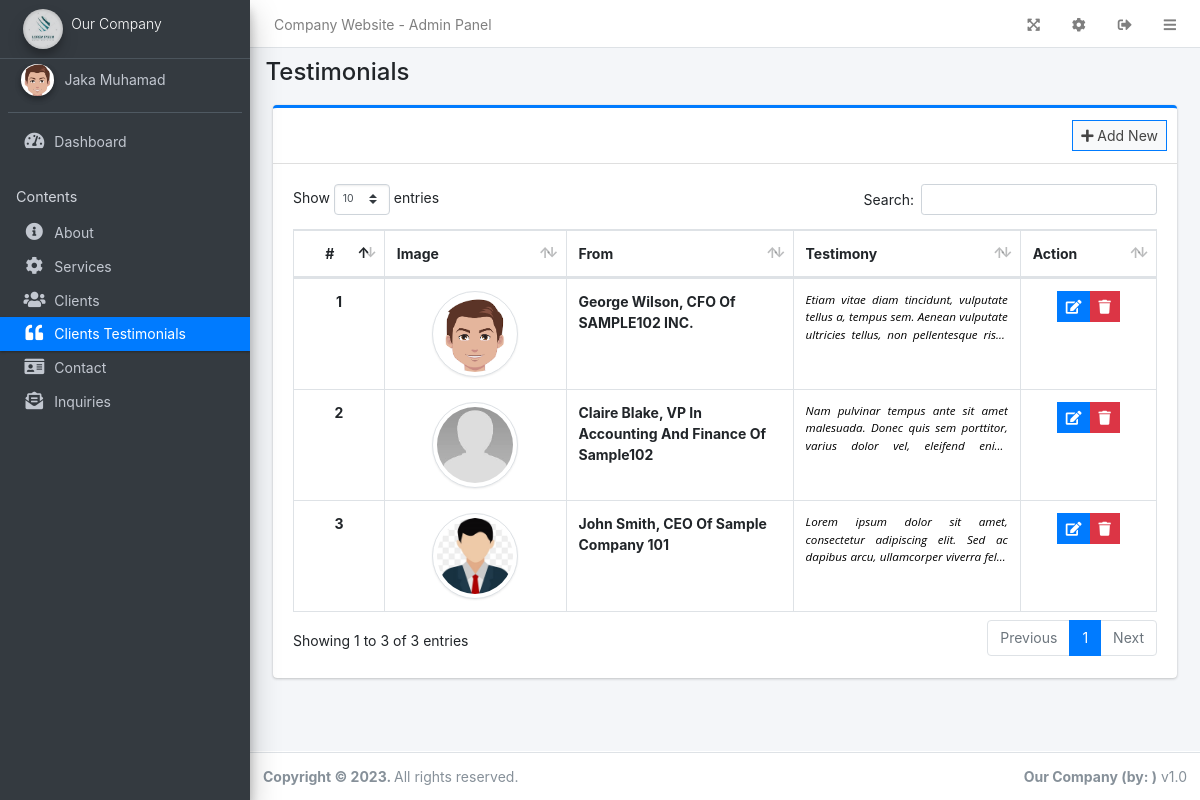
/admin/?page=testimonials (signed in), run on the app's committed database.
### tables this page shows
CREATE TABLE `testimonials` (
  `id` int(30) NOT NULL,
  `message_from` text NOT NULL,
  `message` text NOT NULL,
  `file_path` text NOT NULL,
  `date_created` datetime NOT NULL DEFAULT current_timestamp(),
  `date_updated` datetime DEFAULT NULL ON UPDATE current_timestamp()
);

### config.php (called while the page is built, shortened)
<?php
function validate_image($file){
	if(!empty($file)){
		if(is_file(base_app.$file)){
			return base_url.$file;
		}else{
			return base_url.'dist/img/no-image-available.png';
		}
	}else{
		return base_url.'dist/img/no-image-available.png';
	}
}
?>

### admin/testimonials/index.php (the view, shortened to what this page needs)
<div class="col-lg-12">
	<div class="card card-outline card-primary">
		<div class="card-header">
			<div class="card-tools">
				<a class="btn btn-block btn-sm btn-default btn-flat border-primary new_testimonial" href="javascript:void(0)"><i class="fa fa-plus"></i> Add New</a>
			</div>
		</div>
		<div class="card-body">
			<table class="table tabe-hover table-bordered table-compact" id="list">
				<colgroup>
					<col width="10%">
					<col width="20%">
					<col width="25%">
					<col width="25%">
					<col width="15%">
				</colgroup>
				<thead>
					<tr>
						<th class="text-center">#</th>
						<th>Image</th>
						<th>From</th>
						<th>Testimony</th>
						<th>Action</th>
					</tr>
				</thead>
				<tbody>
					<?php
					$i = 1;
					$qry = $conn->query("SELECT * FROM `testimonials` order by unix_timestamp(`date_updated`) desc, unix_timestamp(`date_created`) desc");
					while($row= $qry->fetch_assoc()):
						$desc = html_entity_decode($row['message']);
					?>
					<tr>
						<th class="text-center"><?php echo $i++ ?></th>
						<td class='text-center'>
							<img src="<?php echo validate_image($row['file_path']) ?>" alt="Testimony Image"  style="object-fit:scale-down;object-position:center center;border-radius: 50%;height: auto;max-width: 55%;" class="img-thumbnail">
						</td>
						<td><b class=""><?php echo ucwords($row['message_from']) ?></b></td>
						<td><small class="truncate"><?php echo $desc ?></small></td>
						<td class="text-center">
		                    <div class="btn-group">
		                        <a href="javascript:void(0)" data-id='<?php echo $row['id'] ?>' class="btn btn-primary btn-flat btn-sm manage_testimonial">
		                          <i class="fas fa-edit"></i>
		                        </a>
		                        <button type="button" class="btn btn-danger btn-sm btn-flat delete_testimonial" data-id="<?php echo $row['id'] ?>">
		                          <i class="fas fa-trash"></i>
		                        </button>
	                      </div>
						</td>
					</tr>
				<?php endwhile; ?>
				</tbody>
			</table>
		</div>
	</div>
</div>

### data on the page
testimonials: file_path (picture), message_from "George Wilson, CFO Of SAMPLE102 INC.", message "Etiam vitae diam tincidunt, vulputate tellus a, tempus sem. Aenean vulputate ultricies tellus, non pellentesque…"
testimonials: file_path (picture), message_from "Claire Blake, VP In Accounting And Finance Of Sample102", message "Nam pulvinar tempus ante sit amet malesuada. Donec quis sem porttitor, varius dolor vel, eleifend…"
testimonials: file_path (picture), message_from "John Smith, CEO Of Sample Company 101", message "Lorem ipsum dolor sit amet, consectetur adipiscing elit. Sed ac dapibus arcu, ullamcorper viverra…"

### other printed values
$_settings->info('name') "Company Website"
$_settings->info('short_name') "Our Company"
$_settings->userdata('firstname').' '.$_settings->userdata('lastname') "Jaka Muhamad"
str_replace("_", " ",$page) "Testimonials"
